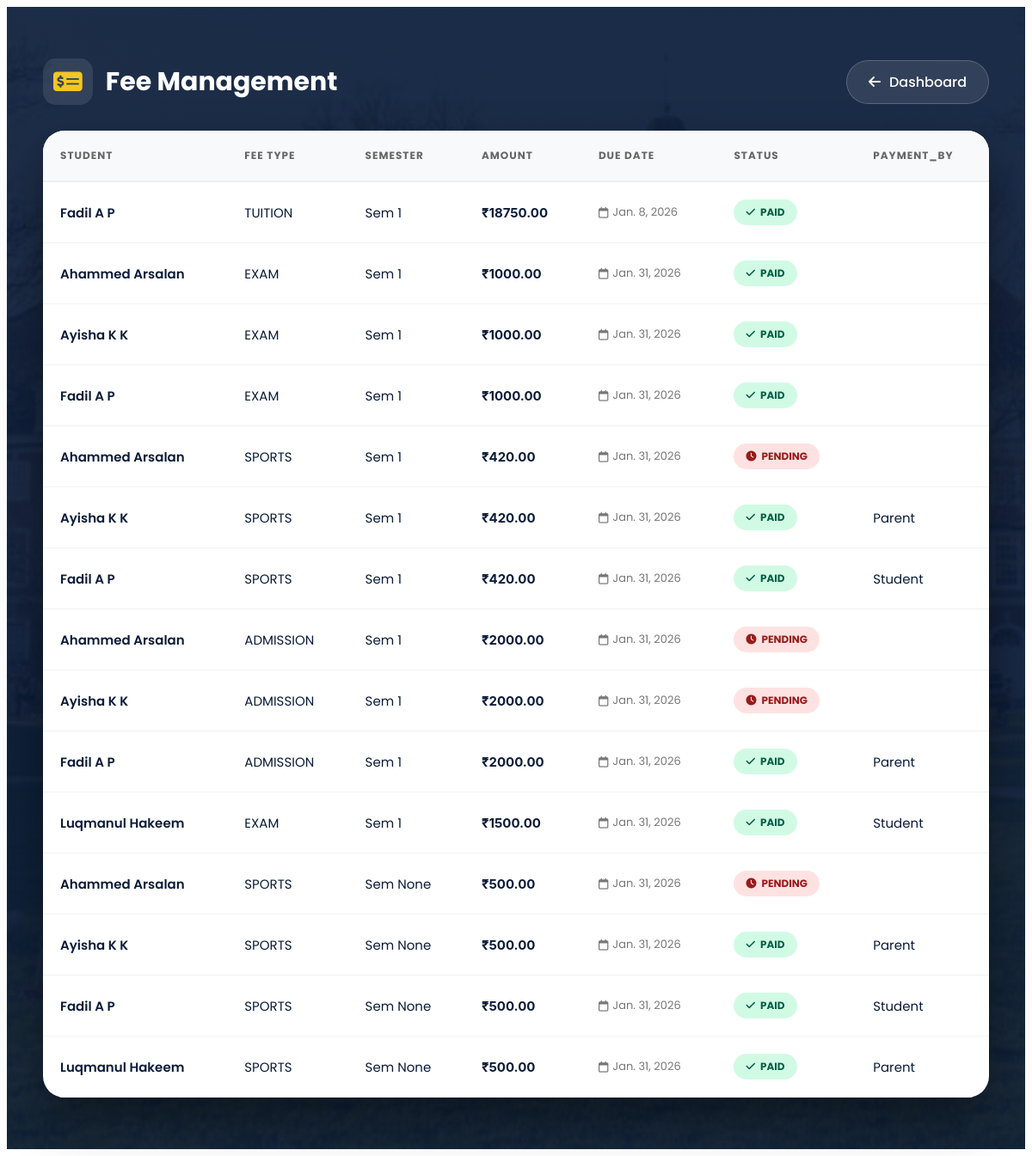
The page /fees/list/ on the database as committed earlier.
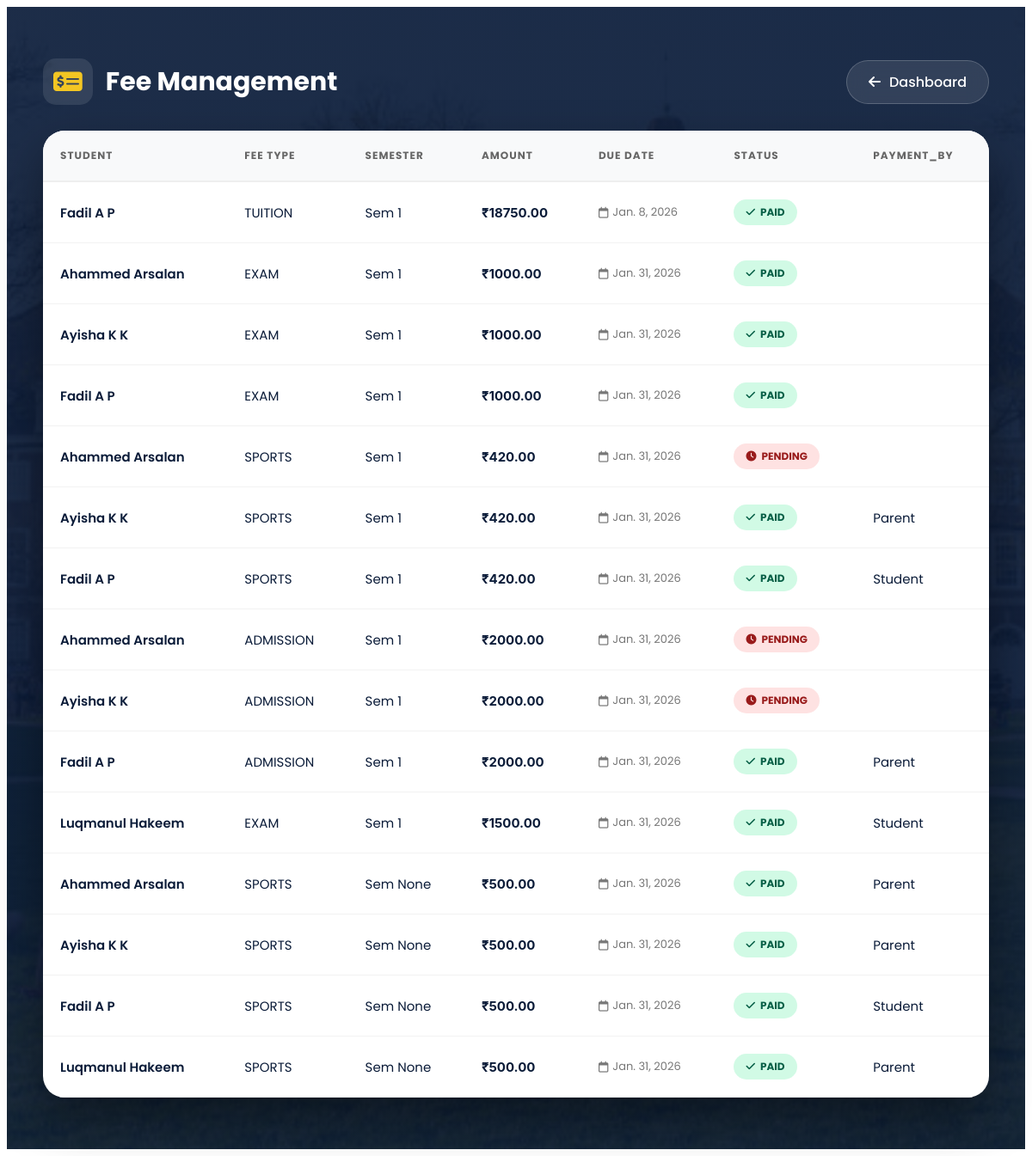
The same page on the database as committed later.
### fees/models.py (models this page shows)
class Fee(models.Model):
    PAID_BY_CHOICES = [
        ('student', 'Student'),
        ('parent', 'Parent'),
    ]
    SEMESTER_CHOICES = Student.SEMESTER_CHOICES  # 👈 reuse
    student = models.ForeignKey(Student, on_delete=models.CASCADE)
    fee_type = models.CharField(max_length=50)
    semester = models.PositiveIntegerField(
        choices=SEMESTER_CHOICES,   # ✅ DROPDOWN
        null=True,
        blank=True
    )
    amount = models.DecimalField(max_digits=8, decimal_places=2)
    due_date = models.DateField()
    is_paid = models.BooleanField(default=False)
    paid_by = models.CharField(
        max_length=10,
        choices=PAID_BY_CHOICES,
        null=True,
        blank=True
    )
    paypal_order_id = models.CharField(max_length=255, blank=True, null=True)
    paid_on = models.DateTimeField(null=True, blank=True)
    created_at = models.DateTimeField(auto_now_add=True)

### students/models.py (models this page shows, shortened)
class Student(models.Model):
    COURSE_CHOICES = (
        ('BCA', 'BCA'),
        ('BSC_CS', 'BSc Computer Science'),
        ('BSC_IT', 'BSc Information Technology'),
        ('BCOM', 'BCom'),
        ('BA', 'BA'),
    )
    user = models.OneToOneField(
        User,
        on_delete=models.CASCADE,
        related_name='student_profile',blank=True,null=True
    )
    course = models.CharField(max_length=20, choices=COURSE_CHOICES)
    SEMESTER_CHOICES = [
    (1, '1st Semester'),
    (2, '2nd Semester'),
    (3, '3rd Semester'),
    (4, '4th Semester'),
    (5, '5th Semester'),
    (6, '6th Semester'),
    ]
    semester = models.PositiveIntegerField(
        choices=SEMESTER_CHOICES,
        default=1
    )
    parent = models.OneToOneField(
        User,
        on_delete=models.CASCADE,
        related_name='parent_student',
        null=True,
        blank=True
    )
    first_name = models.CharField(max_length=50,blank=True)   # Student first name
    last_name = models.CharField(max_length=50,blank=True)    # Student last name
    father_name = models.CharField(max_length=100,blank=True)
    mother_name = models.CharField(max_length=100,blank=True)
    register_number = models.CharField(
        max_length=20,
        unique=True,blank=True
    )
    date_of_birth = models.DateField()
    profile_photo = models.ImageField(
        upload_to='student_profiles/',
        blank=True,
        null=True
    )
    parent_email = models.EmailField(blank=True, null=True)
    otp = models.CharField(max_length=6, blank=True, null=True)  # store OTP
    otp_created_at = models.DateTimeField(blank=True, null=True)  # store OTP timestamp

### fees/views.py (the view)
# urls.py: path('list/', views.fee_list, name='fee_list'),
def fee_list(request):
    from .models import Fee
    fees = Fee.objects.all()
    return render(request, 'fees/fee_list.html', {'fees': fees})

### notifications/context_processors.py (called while the page is built)
def notification_count(request):
    if request.user.is_authenticated:
        count = Notification.objects.filter(
            recipient=request.user,
            is_read=False
        ).count()
    else:
        count = 0
    return {
        'unread_notification_count': count
    }

### templates/fees/fee_list.html (shortened to what this page needs)
{% extends "base.html" %}
{% load static %}
{% block content %}
<link rel="stylesheet" href="https://cdnjs.cloudflare.com/ajax/libs/font-awesome/6.5.1/css/all.min.css"/>
<div class="fees-wrapper">
    <div class="container">
        <div class="header-area">
            <h2>
                <i class="fa-solid fa-money-check-dollar"></i>
                Fee Management
            </h2>
            <a href="{% url 'admin-dashboard' %}" class="back-btn">
                <i class="fa-solid fa-arrow-left"></i> Dashboard
            </a>
        </div>
        <div class="fees-card">
            <div class="table-container">
                <table class="fees-table">
                    <thead>
                        <tr>
                            <th>Student</th>
                            <th>Fee Type</th>
                            <th>Semester</th>
                            <th>Amount</th>
                            <th>Due Date</th>
                            <th>Status</th>
                            <th>Payment_By</th>
                        </tr>
                    </thead>
                    <tbody>
                        {% for fee in fees %}
                        <tr>
                            <td data-label="Student" class="student-name">
                                {{ fee.student.first_name }} {{ fee.student.last_name }}
                            </td>
                            <td data-label="Fee Type">{{ fee.fee_type }}</td>
                            <td data-label="Semester">Sem {{ fee.semester }}</td>
                            <td data-label="Amount" class="amount-text">₹{{ fee.amount }}</td>
                            <td data-label="Due Date">
                                <span class="due-date">
                                    <i class="fa-regular fa-calendar"></i> {{ fee.due_date }}
                                </span>
                            </td>
                            <td data-label="Status">
                                {% if fee.is_paid %}
                                    <span class="badge badge-paid">
                                        <i class="fa-solid fa-check"></i> Paid
                                    </span>
                                {% else %}
                                    <span class="badge badge-unpaid">
                                        <i class="fa-solid fa-clock"></i> Pending
                                    </span>
                                {% endif %}
                            </td>
                            <td>
    {% if fee.paid_by == 'parent' %}
        Parent
    {% elif fee.paid_by == 'student' %}
        Student
    {% endif %}
</td>
                        </tr>
                        {% endfor %}
                    </tbody>
                </table>
            </div>
        </div>
    </div>
</div>
{% endblock %}

Rows that differ between the two databases and show on the page:
changed Fee (number 12 of 15 on the later page): is_paid "PENDING" → "PAID"; now shows "Parent"
